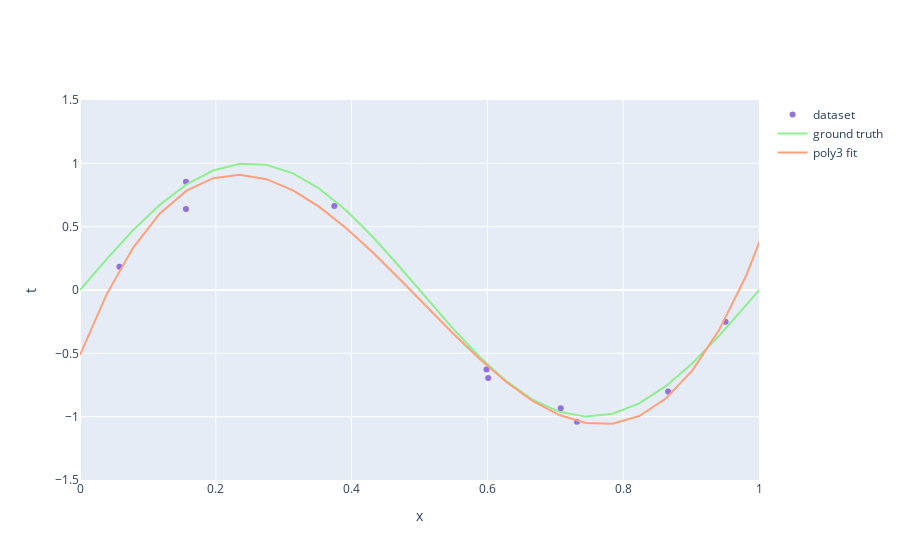

This figure's notebook cell:
### Code cell
#@title 3-degree polynomial fit

a, b, c, d = theta.numpy()
fig = go.Figure()
fig.add_trace(go.Scatter(x=x, y=t, name='dataset', mode='markers', marker=dict(color="mediumpurple")))
fig.add_trace(go.Scatter(x=x_funcs, y=np.sin(2*np.pi*x_funcs), name='ground truth', mode='lines', line=dict(color="lightgreen")))
fig.add_trace(go.Scatter(x=x_funcs, y=a*x_funcs**3 + b*x_funcs**2 + c*x_funcs + d, name='poly3 fit', mode='lines', line=dict(color="lightsalmon")))
fig.update_xaxes(title_text="x", range = [0,1])
fig.update_yaxes(title_text="t", range = [-1.5,1.5])
fig.show()

### Figure 1 — Plotly figure (JSON) as saved in the notebook; plotly's stock layout.template omitted (floating-point values rounded to 4 significant figures)
{"data": [{"marker": {"color": "mediumpurple"}, "mode": "markers", "name": "dataset", "type": "scatter", "x": [0.3745, 0.9507, 0.732, 0.5987, 0.156, 0.156, 0.05808, 0.8662, 0.6011, 0.7081], "y": [0.6622, -0.2505, -1.04, -0.6275, 0.8549, 0.6392, 0.1844, -0.8014, -0.6947, -0.9341]}, {"line": {"color": "lightgreen"}, "mode": "lines", "name": "ground truth", "type": "scatter", "x": [0, 0.03922, 0.07843, 0.1176, 0.1569, 0.1961, 0.2353, 0.2745, 0.3137, 0.3529, 0.3922, 0.4314, 0.4706, 0.5098, 0.549, 0.5882, 0.6275, 0.6667, 0.7059, 0.7451, 0.7843, 0.8235, 0.8627, 0.902, 0.9412, 0.9804, 1.02, 1.059, 1.098], "y": [0, 0.2439, 0.4731, 0.6737, 0.8336, 0.9432, 0.9957, 0.9882, 0.9209, 0.798, 0.6269, 0.418, 0.1837, -0.06156, -0.3032, -0.5264, -0.7179, -0.866, -0.9618, -0.9995, -0.9768, -0.8952, -0.7594, -0.5778, -0.3612, -0.1229, 0.1229, 0.3612, 0.5778]}, {"line": {"color": "lightsalmon"}, "mode": "lines", "name": "poly3 fit", "type": "scatter", "x": [0, 0.03922, 0.07843, 0.1176, 0.1569, 0.1961, 0.2353, 0.2745, 0.3137, 0.3529, 0.3922, 0.4314, 0.4706, 0.5098, 0.549, 0.5882, 0.6275, 0.6667, 0.7059, 0.7451, 0.7843, 0.8235, 0.8627, 0.902, 0.9412, 0.9804, 1.02, 1.059, 1.098], "y": [-0.5121, -0.03449, 0.3346, 0.6043, 0.784, 0.8828, 0.91, 0.8749, 0.7866, 0.6544, 0.4876, 0.2953, 0.08685, -0.1286, -0.3417, -0.5434, -0.7243, -0.8753, -0.987, -1.05, -1.056, -0.9945, -0.8571, -0.6342, -0.3167, 0.1046, 0.639, 1.296, 2.084]}], "layout": {"xaxis": {"range": [0, 1], "title": {"text": "x"}}, "yaxis": {"range": [-1.5, 1.5], "title": {"text": "t"}}}}
